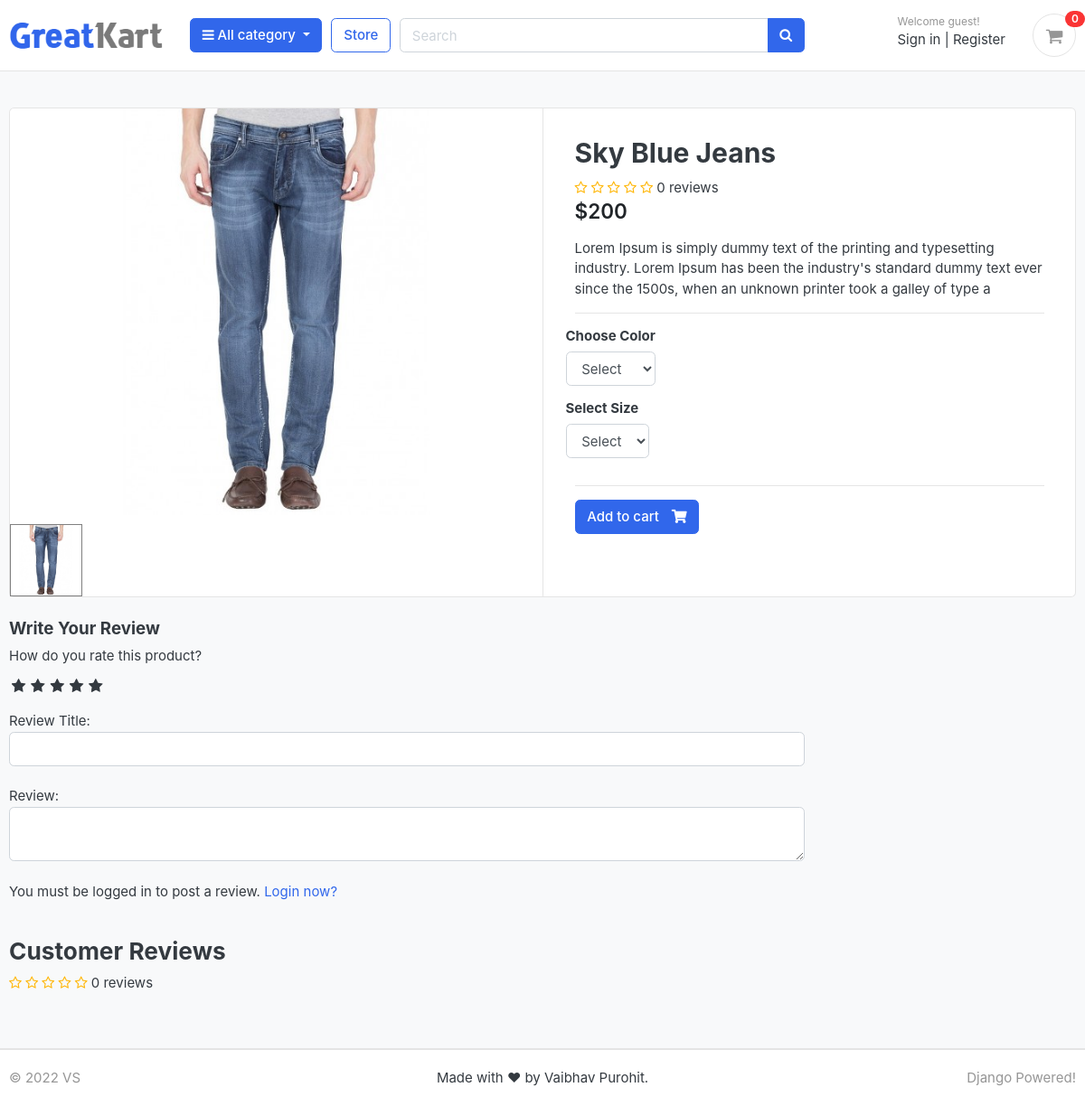
The app's page /store/category/jeans/sky-blue-jeans/ with its own data.
### store/models.py (models this page shows, shortened)
class Product(models.Model):
    product_name = models.CharField(max_length=200, unique=True)
    slug = models.SlugField(max_length=200, unique=True)
    description = models.CharField(max_length=200)
    price = models.IntegerField()
    images = models.ImageField(upload_to='photos/products')
    stock = models.IntegerField()
    is_available = models.BooleanField(default=True)
    category = models.ForeignKey(Category, on_delete=models.CASCADE)
    created_date = models.DateTimeField(auto_now_add=True)
    modified_date = models.DateTimeField(auto_now=True)
    def averageReview(self):
        reviews = ReviewRating.objects.filter(product=self, status=True).aggregate(average=Avg('rating'))
        avg = 0
        if reviews['average'] is not None:
            avg = float(reviews['average'])
        return avg
    def countReview(self):
        reviews = ReviewRating.objects.filter(product=self, status=True).aggregate(count_var=Count('id'))
        count = 0
        if reviews['count_var'] is not None:
            count = float(reviews['count_var'])
        return int(count)

### store/views.py (the view)
# urls.py: path('category/<slug:category_slug>/<slug:product_slug>/', views.product_detail, name='product_detail'),
def product_detail(request, category_slug, product_slug):
    try:
        single_product = Product.objects.get(category__slug=category_slug, slug=product_slug)
        in_cart = CartItem.objects.filter(cart__cart_id=_cart_id(request), product=single_product).exists()
    except Exception as e:
        raise e
    if request.user.is_authenticated:
        try:
            orderproduct = OrderProduct.objects.filter(user=request.user, product_id=single_product.id).exists()
        except OrderProduct.DoesNotExist:
            orderproduct = None
    else:
        orderproduct = None
    reviews = ReviewRating.objects.filter(product_id=single_product.id, status=True)
    product_gallery = ProductGallery.objects.filter(product_id=single_product.id)
    context = {
        'single_product': single_product,
        'in_cart': in_cart,
        'orderproduct': orderproduct,
        'reviews': reviews,
        'product_gallery': product_gallery,
    }
    return render(request, 'store/product_detail.html', context)

### carts/context_processors.py (called while the page is built)
def counter(request):
    cart_count = 0
    if 'admin' in request.path:
        return {}
    else:
        try:
            cart = Cart.objects.filter(cart_id=_cart_id(request))
            if request.user.is_authenticated:
                cart_items = CartItem.objects.all().filter(user=request.user)
            else:
                cart_items = CartItem.objects.all().filter(cart=cart[:1])
            for cart_item in cart_items:
                cart_count += cart_item.quantity
        except Cart.DoesNotExist:
            cart_count = 0
    return dict(cart_count=cart_count)

### carts/views.py (called while the page is built)
def _cart_id(request):
    cart = request.session.session_key
    if not cart:
        cart = request.session.create()
    return cart

### category/context_processors.py (called while the page is built)
def menu_links(request):
    links = Category.objects.all()
    return dict(links=links)

### category/models.py (called while the page is built)
    def get_url(self):
        return reverse('products_by_category', args=[self.slug])

### store/models.py (called while the page is built)
    def colors(self):
        return super(VariationManager, self).filter(variation_category='color', is_active=True)

    def sizes(self):
        return super(VariationManager, self).filter(variation_category='size', is_active=True)

### templates/store/product_detail.html (shortened to what this page needs)
{% extends 'base.html' %}
{% load static %}
{% block content %}
<section class="section-content padding-y bg">
    <div class="container">
        <div class="card">
            <div class="row no-gutters">
                <aside class="col-md-6">
                    <article class="gallery-wrap">
                        <div class="img-big-wrap mainImage">
                           <center><img src="{{single_product.images.url}}"></center>
                        </div>
                    </article>
                    <ul class="thumb">
                        <li>
                            <a href="{{single_product.images.url}}" target="mainImage"><img src="{{single_product.images.url}}" alt="Product Image"></a>
                        </li>
                    </ul>
                </aside>
                <main class="col-md-6 border-left">
                    <form action="{% url 'add_cart' single_product.id %}" method="post">
                        <article class="content-body">
                            <h2 class="title">{{single_product.product_name}}</h2>
                            <div class="rating-star">
                                <span><i class="fa fa-star{% if single_product.averageReview < 0.5 %}-o{% elif single_product.averageReview >= 0.5 and single_product.averageReview < 1 %}-half-o {% endif %}" aria-hidden="true"></i></span>
                                <span><i class="fa fa-star{% if single_product.averageReview < 1.5 %}-o{% elif single_product.averageReview >= 1.5 and single_product.averageReview < 2 %}-half-o {% endif %}" aria-hidden="true"></i></span>
                                <span><i class="fa fa-star{% if single_product.averageReview < 2.5 %}-o{% elif single_product.averageReview >= 2.5 and single_product.averageReview < 3 %}-half-o {% endif %}" aria-hidden="true"></i></span>
                                <span><i class="fa fa-star{% if single_product.averageReview < 3.5 %}-o{% elif single_product.averageReview >= 3.5 and single_product.averageReview < 4 %}-half-o {% endif %}" aria-hidden="true"></i></span>
                                <span><i class="fa fa-star{% if single_product.averageReview < 4.5 %}-o{% elif single_product.averageReview >= 4.5 and single_product.averageReview < 5 %}-half-o {% endif %}" aria-hidden="true"></i></span>
                                <span>{{single_product.countReview}} reviews</span>
                            </div>
                            <div class="mb-3">
                                <var class="price h4">${{single_product.price}}</var>
                            </div>
                            <p>{{single_product.description}}</p>
                            <hr>
                            <div class="row">
                                <div class="item-option-select">
                                    <h6>Choose Color</h6>
                                    <select name="color" class="form-control" required>
                                        <option value="" disabled selected>Select</option>
                                    </select>
                                </div>
                            </div>
                            <div class="row">
                                <div class="item-option-select">
                                    <h6>Select Size</h6>
                                    <select name="size" class="form-control">
                                        <option value="" disabled selected>Select</option>
                                    </select>
                                </div>
                            </div>
                            <hr>
                            {% if single_product.stock <= 0 %}
                                <h5 class="text-danger">Out of Stock</h5>
                            {% else  %}
                                <button type="submit" class="btn btn-primary"> <span class="text">Add to cart</span> <i class="fas fa-shopping-cart"></i>  </button>
                            {% endif %}
                        </article>
                    </form>
                </main>
            </div>
        </div>
        <br>
        <div class="row">
            <div class="col-md-9">
                <form action="{% url 'submit_review' single_product.id %}" method="post">
                    <h5>Write Your Review</h5>
                    <div>
                        <label> How do you rate this product? </label>
                        <br>
                        <div class="rate">
                            <input type="radio" name="rating" id="rating10" value="5" required><label for="rating10" title="5"> </label>
                            <input type="radio" name="rating" id="rating8" value="4" required><label for="rating8" title="4"> </label>
                            <input type="radio" name="rating" id="rating6" value="3" required><label for="rating6" title="3"> </label>
                            <input type="radio" name="rating" id="rating4" value="2" required><label for="rating4" title="2"> </label>
                            <input type="radio" name="rating" id="rating2" value="1" required><label for="rating2" title="1"> </label>
                        </div>
                        <br>
                        Review Title:
                        <input type="text" name="subject" class="form-control">
                        <br>
                        Review:
                        <textarea name="review" rows="" class="form-control"></textarea>
                        <br>
                        {% if user.is_authenticated %}
                            {% if orderproduct %}
                                <input type="submit" value="Submit Review" class="btn btn-primary">
                            {% else %}
                                <p>You must purchase this product to post a review.</p>
                            {% endif %}
                        {% else %}
                            <p>You must be logged in to post a review.  <span><a href="{% url 'login' %}">Login now?</a></span></p>
                        {% endif %}
                    </div>
                </form>
                <br>
                <header class="section-heading">
                    <h3>Customer Reviews  </h3>
                    <div class="rating-star">
                        <span><i class="fa fa-star{% if single_product.averageReview < 0.5 %}-o{% elif single_product.averageReview >= 0.5 and single_product.averageReview < 1 %}-half-o {% endif %}" aria-hidden="true"></i></span>
                        <span><i class="fa fa-star{% if single_product.averageReview < 1.5 %}-o{% elif single_product.averageReview >= 1.5 and single_product.averageReview < 2 %}-half-o {% endif %}" aria-hidden="true"></i></span>
                        <span><i class="fa fa-star{% if single_product.averageReview < 2.5 %}-o{% elif single_product.averageReview >= 2.5 and single_product.averageReview < 3 %}-half-o {% endif %}" aria-hidden="true"></i></span>
                        <span><i class="fa fa-star{% if single_product.averageReview < 3.5 %}-o{% elif single_product.averageReview >= 3.5 and single_product.averageReview < 4 %}-half-o {% endif %}" aria-hidden="true"></i></span>
                        <span><i class="fa fa-star{% if single_product.averageReview < 4.5 %}-o{% elif single_product.averageReview >= 4.5 and single_product.averageReview < 5 %}-half-o {% endif %}" aria-hidden="true"></i></span>
                        <span>{{single_product.countReview}} reviews</span>
                    </div>
                </header>
            </div>
        </div>
    </div>
</section>
{% endblock %}

### greatkart/static/css/ui.css (style rules this page uses)
html { font-family: "Inter", sans-serif; font-size: 15px; }
.content-body { flex: 1 1 auto; padding: 2rem 2.3rem; }
.padding-y { padding-top: 40px; padding-bottom: 40px; }
var { font-style: normal; }
article:after, .form-group:after { display: block; clear: both; content: ""; }
.bg { background-color: #f8f9fa; }
.section-heading { margin-bottom: 20px; margin-top: 15px; }
p:last-child { margin-bottom: 0; }
.btn .text + i { margin-left: 10px; }
.price { font-weight: 600; color: #212529; }
.gallery-wrap .img-big-wrap { margin-bottom: 10px; border-radius: 0.37rem; overflow: hidden; background-color: #fff; }
.gallery-wrap .img-big-wrap img { height: 450px; width: auto; display: inline-block; }
.item-option-select { margin-bottom: 1rem; display: inline-block; margin-right: 15px; }

### greatkart/static/css/custom.css (style rules this page uses)
.rate { display : inline-block; border : 0; }
.rate > label { float : right; }
.rate > label:before { display : inline-block; font-size : 1.1rem; font-family : FontAwesome; content : "\f005"; margin :0; padding : 0.3rem 0.2rem; cursor : pointer; }
.rating-star i { color : #ffb503 !important; }
ul.thumb { margin : 0 auto; padding : 0; float : left; }
ul.thumb li { margin : 10 px; list-style : none; }
ul.thumb li img { width : 80px; height : 80px; border : 1px solid grey; }

### records on screen
Product: images (picture), product_name "Sky Blue Jeans", countReview "0", price "200", description "Lorem Ipsum is simply dummy text of the printing and typesetting industry. Lorem Ipsum has been the industry's standard dummy text ever since the 1500s, when an unknown printer took a galley of type a"

### other values on screen
{{ cart_count }} "0"
